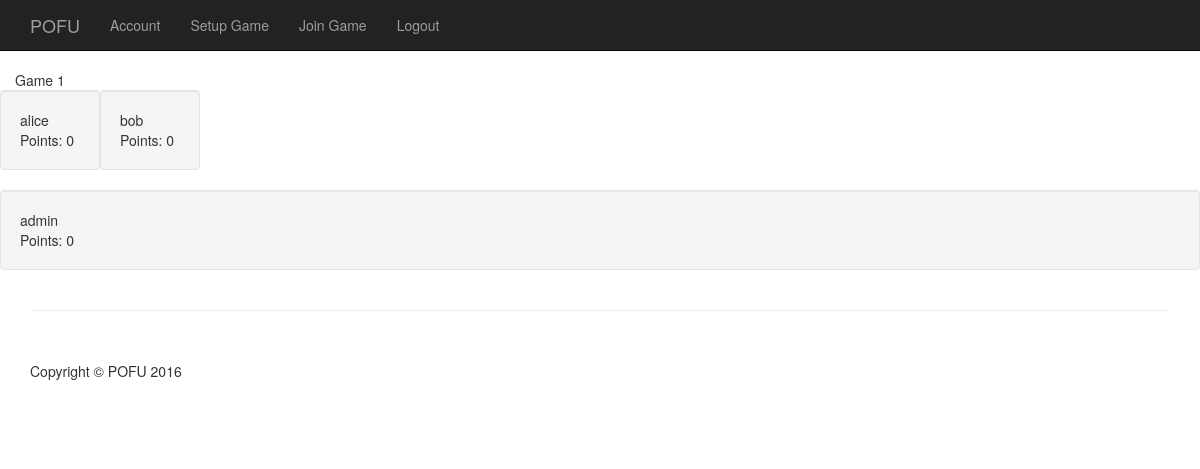
Page /game/display/1/ (signed in) on the committed database.
### game/models.py (models this page shows, shortened)
class Game(models.Model):
    status = models.CharField(max_length=1, default='A', choices=GAME_STATUS)
    title = models.CharField(max_length=50, blank=True)
    host = models.ForeignKey(User, null=True)
    objects = GamesManager()
    def __str__(self):
        return "Game " + str(self.id)

class Player(models.Model):
    game = models.ForeignKey(Game)
    user = models.ForeignKey(User)
    points = models.IntegerField(default=0)

### game/views.py (the view)
# urls.py: url(r'^display/(?P<pk>\d+)/$', views.display, name='display'),
@login_required
def display(request, pk):
    game = get_object_or_404(Game, pk=pk)
    all_players = game.player_set.all()
    player = all_players.get(user=request.user)
    other_players = all_players.exclude(user=request.user)
    context = {'game': game,
               'player': player,
               'other_players': other_players}
    return render(request, 'game/display.html', context)

### game/templates/game/display.html
{% extends 'base.html' %}
{% block content %}
<div class="row">
    <div id="header">
        {{ game }}
    </div>
    <div id="table">
        <div class="row">
            <div id="other_player">
                {% for other_player in other_players %}
                    <div class="well col-sm-1">
                        {{ other_player.user.username }} <br>
                        Points: {{ other_player.points }}
                    </div>
                {% endfor %}
            </div>
        </div>
        <div class="row">
            <div id="player_section">
                <div class="well col-md-12">
                    {{ player.user.username }} <br>
                    Points: {{ player.points }}
                </div>
            </div>
        </div>
    </div>
</div>
{% endblock content %}

### static/css/main.css (style rules this page uses)
body { padding-top: 70px; }

### rows in the picture
Game: id "Game 1"
Player: user.username "alice", points "0"
Player: user.username "bob", points "0"
Player: user.username "admin", points "0"
